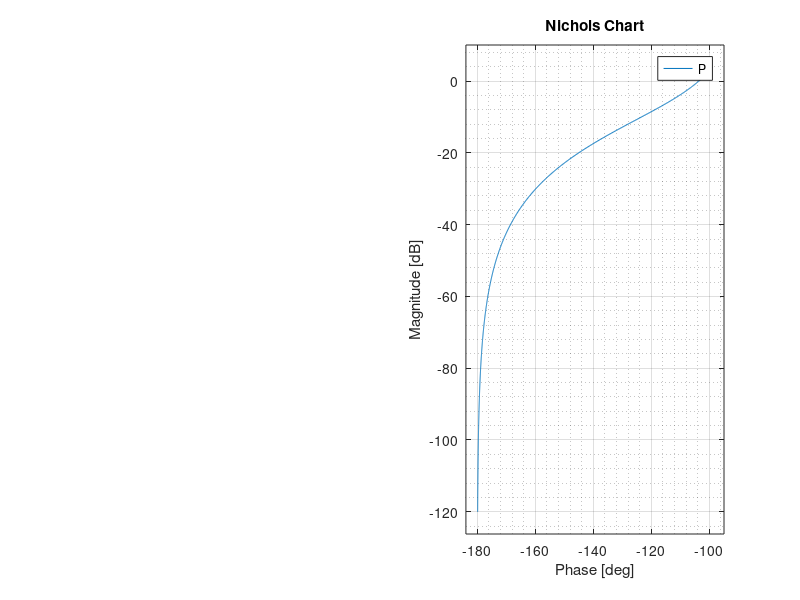
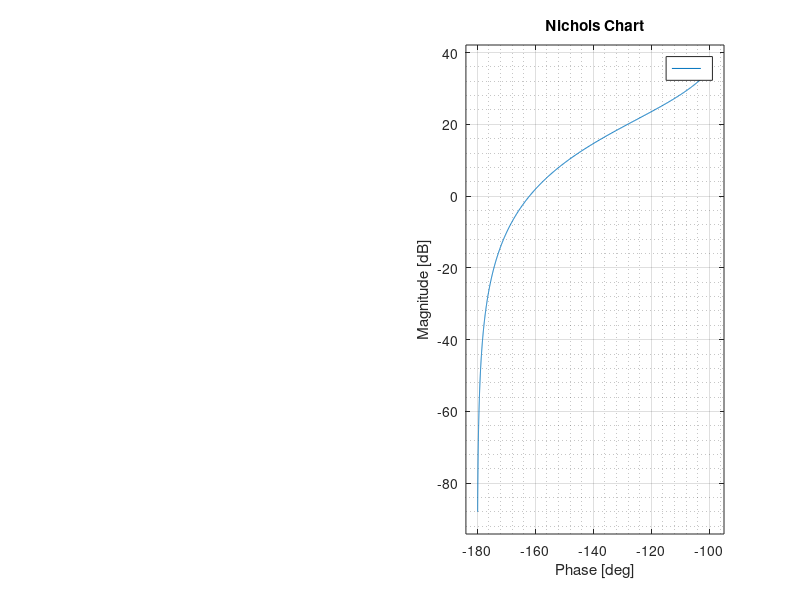

These charts were generated, in order, by the following MATLAB code:
 %assign P(s)
K = 40;
Num = 1;
DNum = [1 2 0]; 
P = tf(Num,DNum);
[Gm,Pm,Wcg,Wcp] = margin(P);
display(P);
fprintf("P:\n GM: %f, PM %f, Wcg: %f, Wcp: %f\n",Gm,Pm,Wcg,Wcp);

%output figure P
figure('Name','P');
subplot(1,2,1);
margin(P);
grid on;grid minor;

subplot(1,2,2);
nichols(P);
grid on;grid minor;

[Gm,Pm,Wcg,Wcp] = margin(K*P);
display(K*P);
fprintf("K*P:\n GM: %f, PM %f, Wcg: %f, Wcp: %f\n",Gm,Pm,Wcg,Wcp);

%output figure K*P
figure('Name','K*P');

subplot(1,2,1);
margin(K*P);
grid on;grid minor;

subplot(1,2,2);
nichols(K*P);
grid on;grid minor;